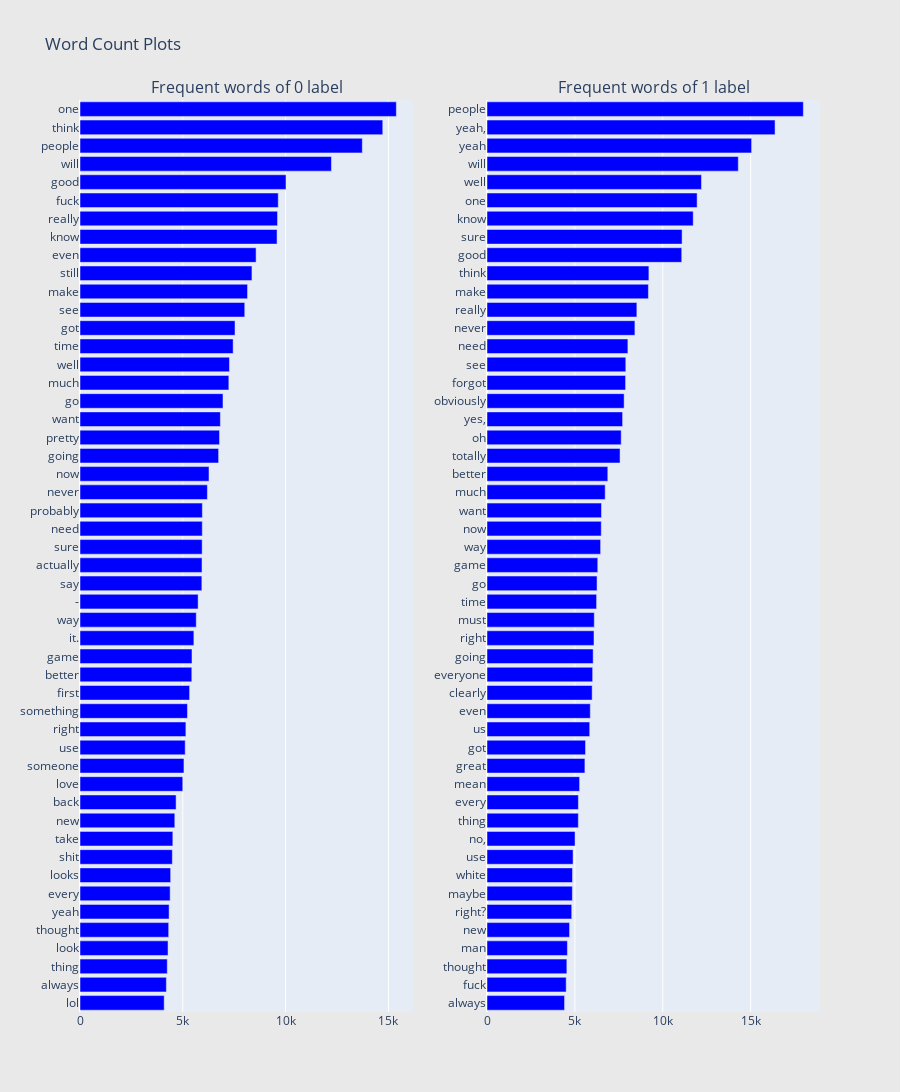

The notebook cell this image was saved under:
### Code cell
from collections import defaultdict
train1_df = train_df[train_df["label"]==1]
train0_df = train_df[train_df["label"]==0]

## custom function for ngram generation ##
def generate_ngrams(text, n_gram=1):
    token = [token for token in text.lower().split(" ") if token != "" if token not in STOPWORDS]
    ngrams = zip(*[token[i:] for i in range(n_gram)])
    return [" ".join(ngram) for ngram in ngrams]

## custom function for horizontal bar chart ##
def horizontal_bar_chart(df, color):
    trace = go.Bar(
        y=df["word"].values[::-1],
        x=df["wordcount"].values[::-1],
        showlegend=False,
        orientation = 'h',
        marker=dict(
            color=color,
        ),
    )
    return trace


freq_dict = defaultdict(int)
for sent in train0_df["comment"]:
    for word in generate_ngrams(sent):
        freq_dict[word] += 1
fd_sorted = pd.DataFrame(sorted(freq_dict.items(), key=lambda x: x[1])[::-1])
fd_sorted.columns = ["word", "wordcount"]
trace0 = horizontal_bar_chart(fd_sorted.head(50), 'blue')


freq_dict = defaultdict(int)
for sent in train1_df["comment"]:
    for word in generate_ngrams(sent):
        freq_dict[word] += 1
fd_sorted = pd.DataFrame(sorted(freq_dict.items(), key=lambda x: x[1])[::-1])
fd_sorted.columns = ["word", "wordcount"]
trace1 = horizontal_bar_chart(fd_sorted.head(50), 'blue')

# Creating two subplots
fig = tools.make_subplots(rows=1, cols=2, vertical_spacing=0.04,
                          subplot_titles=["Frequent words of 0 label", 
                                          "Frequent words of 1 label"])
fig.append_trace(trace0, 1, 1)
fig.append_trace(trace1, 1, 2)
fig['layout'].update(height=1200, width=900, paper_bgcolor='rgb(233,233,233)', title="Word Count Plots")
py.iplot(fig, filename='word-plots')

### Figure 1 — Plotly figure (JSON) as saved in the notebook; plotly's stock layout.template omitted (floating-point values rounded to 4 significant figures)
{"data": [{"marker": {"color": "blue"}, "orientation": "h", "showlegend": false, "type": "bar", "x": [4095, 4201, 4245, 4282, 4314, 4334, 4385, 4409, 4491, 4515, 4611, 4674, 4998, 5056, 5117, 5150, 5227, 5332, 5438, 5447, 5539, 5655, 5746, 5927, 5935, 5942, 5947, 5952, 6196, 6275, 6742, 6787, 6828, 6955, 7240, 7270, 7449, 7540, 8014, 8150, 8364, 8565, 9585, 9608, 9643, 10020, 12230, 13732, 14726, 15387], "xaxis": "x", "y": ["lol", "always", "thing", "look", "thought", "yeah", "every", "looks", "shit", "take", "new", "back", "love", "someone", "use", "right", "something", "first", "better", "game", "it.", "way", "-", "say", "actually", "sure", "need", "probably", "never", "now", "going", "pretty", "want", "go", "much", "well", "time", "got", "see", "make", "still", "even", "know", "really", "fuck", "good", "will", "people", "think", "one"], "yaxis": "y"}, {"marker": {"color": "blue"}, "orientation": "h", "showlegend": false, "type": "bar", "x": [4412, 4505, 4543, 4575, 4697, 4820, 4856, 4864, 4896, 5010, 5196, 5199, 5268, 5570, 5605, 5844, 5876, 5983, 6010, 6039, 6087, 6103, 6234, 6261, 6302, 6463, 6500, 6513, 6723, 6872, 7569, 7634, 7714, 7801, 7884, 7896, 8015, 8414, 8525, 9182, 9210, 11078, 11098, 11731, 11954, 12201, 14295, 15053, 16386, 17996], "xaxis": "x2", "y": ["always", "fuck", "thought", "man", "new", "right?", "maybe", "white", "use", "no,", "thing", "every", "mean", "great", "got", "us", "even", "clearly", "everyone", "going", "right", "must", "time", "go", "game", "way", "now", "want", "much", "better", "totally", "oh", "yes,", "obviously", "forgot", "see", "need", "never", "really", "make", "think", "good", "sure", "know", "one", "well", "will", "yeah", "yeah,", "people"], "yaxis": "y2"}], "layout": {"annotations": [{"font": {"size": 16}, "showarrow": false, "text": "Frequent words of 0 label", "x": 0.225, "xanchor": "center", "xref": "paper", "y": 1, "yanchor": "bottom", "yref": "paper"}, {"font": {"size": 16}, "showarrow": false, "text": "Frequent words of 1 label", "x": 0.775, "xanchor": "center", "xref": "paper", "y": 1, "yanchor": "bottom", "yref": "paper"}], "height": 1200, "paper_bgcolor": "rgb(233,233,233)", "title": {"text": "Word Count Plots"}, "width": 900, "xaxis": {"anchor": "y", "domain": [0, 0.45]}, "xaxis2": {"anchor": "y2", "domain": [0.55, 1]}, "yaxis": {"anchor": "x", "domain": [0, 1]}, "yaxis2": {"anchor": "x2", "domain": [0, 1]}}}
